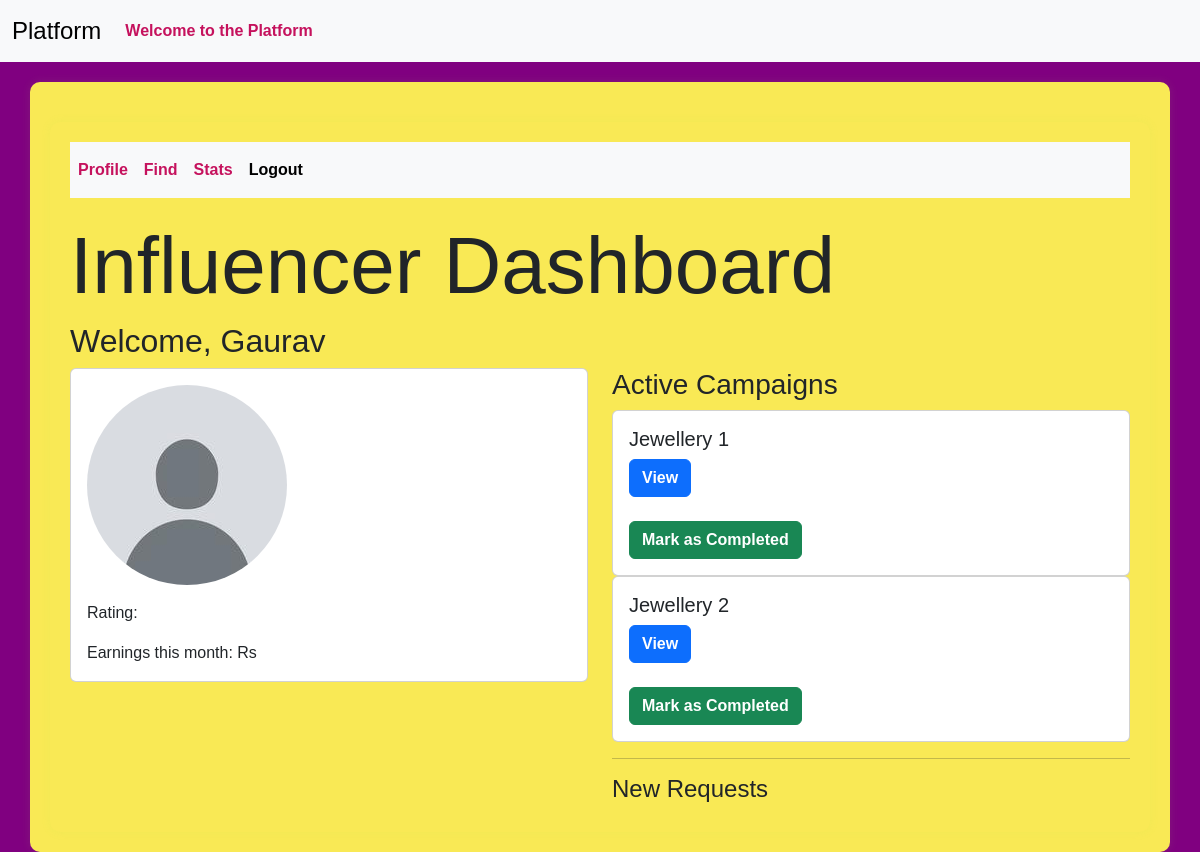
The page /influencer/dashboard (signed in) on the database its author committed.
### models.py (models this page shows, shortened)
class User(db.Model,UserMixin):
    __tablename__ = 'user'
    id = Column(Integer, primary_key=True)
    username = Column(String(32), unique=True)
    passhash = Column(String(256), nullable=False)
    name = Column(String(64), nullable=True)
    flagged = Column(Boolean, default=False)
    user_type = Column(String(50),nullable=False,default='user')
    influencer = db.relationship('Influencer', backref='user', uselist=False)
    __mapper_args__ = {
        'polymorphic_identity': 'user',
        'polymorphic_on': user_type
    }

class Campaign(db.Model):
    __tablename__ = 'campaign'
    id = Column(Integer, primary_key=True)
    name = Column(String(256), unique=False)
    description = Column(Text, nullable=True)
    start_date = Column(Date, nullable=False,default=date.today())
    end_date = Column(Date, nullable=False,default=lambda:date.today()+timedelta(days=30))
    budget = Column(Float, nullable=False,default=0.0)
    visibility = Column(Enum('public', 'private', name='visibility_enum'), nullable=False, default='public')
    sponsor_id = Column(Integer, ForeignKey('sponsor.id'), nullable=False)
    flagged = Column(Boolean, default=False)
    status = Column(String(20), nullable=False,default='In Progress')
    niche = db.Column(db.Enum(NicheEnum), nullable=True)
    completion_status = Column(Boolean, default=False)
    sponsor = relationship('Sponsor', backref='campaigns', overlaps="sponsor_campaigns,sponsor_relation")

### routes.py (the view)
@app.route('/influencer/dashboard')
@auth_required
def influencer_dashboard():
    user_id=session.get('user_id')
    if not user_id:
        flash('Kindly login first')
        return redirect(url_for('login'))
    influencer=Influencer.query.get(user_id)
    if not influencer:
        flash('Not Found!','danger')
        return redirect(url_for('login'))
    if current_user.flagged:
        active_campaigns = []
        new_requests = []
        return render_template('influencer_dashboard.html', user=influencer, details=None, active_campaigns=active_campaigns, new_requests=new_requests)
    else:
      details=InfluencerDetails.query.filter_by(user_id=user_id).first()
      active_campaigns=Campaign.query.join(AdRequest).filter(AdRequest.influencer_id == user_id, AdRequest.status == 'Accepted').all()
      new_requests = AdRequest.query.filter_by(influencer_id=user_id, status='Pending').all()
      return render_template('influencer_dashboard.html',user=influencer,details=details,active_campaigns=active_campaigns,new_requests=new_requests)

### app.py (called while the page is built)
@login_manager.user_loader
def load_user(user_id):
    return User.query.get(int(user_id))

### routes.py (called while the page is built)
def auth_required(func):
    @wraps(func)
    def inner(*args,**kwargs):
        if 'user_id' in session:
            return func(*args,**kwargs)
        else:
           flash('Kindly login first.')
           return redirect(url_for('login'))
    return inner

### templates/influencer_dashboard.html (shortened to what this page needs)
{% extends 'layout.html' %}
{% block content %}
<div class="container">
    <nav class="navbar navbar-expand-lg bg-body-tertiary">
        <div class="collapse navbar-collapse" id="navbarSupportedContent">
            <ul class="navbar-nav me-auto mb-2 mb-lg-0">
                <li class="nav-item">
                    <a class="nav-link" aria-current="page" href="{{ url_for('profile') }}">Profile</a>
                </li>
                <li class="nav-item">
                    <a class="nav-link" href="{{ url_for('find_campaigns') }}">Find</a>
                </li>
                <li class="nav-item">
                    <a class="nav-link" href="{{ url_for('stats.influencer_stats') }}">Stats</a>
                </li>
                <li class="nav-item">
                    <a class="nav-link active" href="{{ url_for('logout') }}">Logout</a>
                </li>
            </ul>
        </div>
    </nav>
    <h1 class="display-1">Influencer Dashboard</h1>
    {% if current_user.flagged %}
        <div class="alert alert-danger" role="alert">
            You have been flagged by the Admin. All your requests and ongoing campaigns have been removed. You cannot find any campaigns or receive any requests from sponsors.
        </div>
    {% else %}
        {% if user %}
            <h2>Welcome, {{ user.name }}</h2>
            <div class="row">
                <div class="col">
                    <div class="card">
                        <div class="card-body">
                            {% if details.profile_picture %}
                                <img src="{{ url_for('static', filename='profile_pictures/' + details.profile_picture) }}" class="img-fluid rounded-circle mb-3" alt="Profile Picture">
                            {% else %}
                                <img src="{{ url_for('static', filename='profile_pictures/default.jpg') }}" class="img-fluid rounded-circle mb-3" alt="Profile Picture">
                            {% endif %}
                            <p class="card-text">Rating: {{ details.rating }}</p>
                            <p class="card-text">Earnings this month: Rs {{ details.earnings }}</p>
                        </div>
                    </div>
                </div>
                <div class="col">
                    <h3>Active Campaigns</h3>
                    {% for campaign in active_campaigns %}
                        <div class="card">
                            <div class="card-body">
                                <h5 class="card-title">{{ campaign.name }}</h5>
                                <a href="{{ url_for('view_campaign_details', campaign_id=campaign.id) }}" class="btn btn-primary">View</a><br><br>
                                <form method="POST" action="{{ url_for('mark_completed', campaign_id=campaign.id) }}">
                                    <button type="submit" class="btn btn-success">Mark as Completed</button>
                                </form>
                            </div>
                        </div>
                    {% endfor %}
                    <hr>
                    <h4>New Requests</h4>
                </div>
            </div>
        {% endif %}
    {% endif %}
</div>
{% endblock %}

### static/profile_pictures/style.css (style rules this page uses)
body { font-family: 'Arial', sans-serif; background-color:#800080; }
.navbar { margin-bottom: 20px; }
.nav-link { color: #c5125d; font-weight: bold; }
.container { margin-top: 20px; background-color: #f9e955; padding: 20px; border-radius: 10px; box-shadow: 0px 0px 10px rgba(154, 241, 83, 0.1); }
.btn { font-weight: bold; }

### rows shown on the page
User: name "Gaurav"
Campaign: name "Jewellery 1"
Campaign: name "Jewellery 2"
